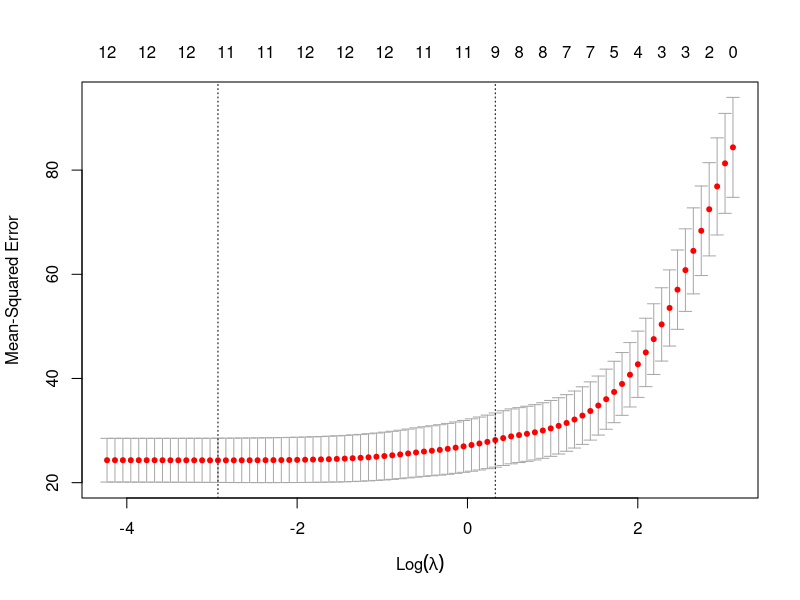
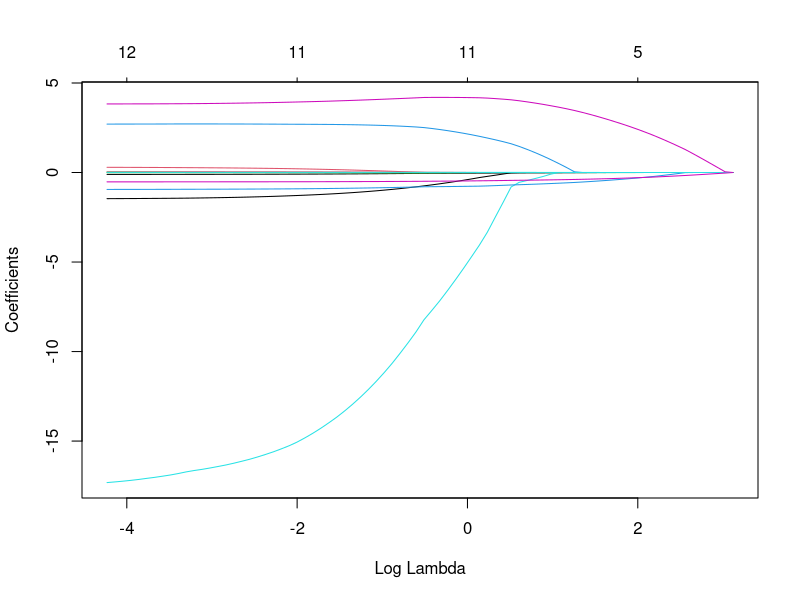

These figures' R source, in order:
library(caret)  # classification and regression training
library(glmnet) # fits generalized linear and similar models via penalized maximum likelihood.

########################################################
############### Load the data from MASS package #####
data("Boston", package = "MASS")
head(Boston)
#####################################################
####### Define the predictors and response ########
# Predictor variables
x <- model.matrix(medv~., data= Boston)[,-1]
# Outcome variable
y <- Boston$medv

######################### fit the full model ###
data1 <- Boston[, ]
model1 <- lm(medv~., data=data1)
summary(model1)
#####################################################
################  Fitting the ELastic net model ######
# When alpha=0, Ridge Model is fit and 
# if alpha=1, a lasso model is fit.
# if alpha = (0, 1), a ELastic Net is fit
# Find the best lambda using cross-validation
set.seed(123)  # reproducibility
crossvalid <- cv.glmnet(x, y, alpha = 0.3) #cross-validation based on alpha

plot(crossvalid)   # plot cross-validation error
plot(crossvalid$glmnet.fit,"lambda", label=FALSE) # plot the model(lasso/ridge/net) path 


# fit the penalized model with best lambda
blambda = crossvalid$lambda.min #print the lambda that gives minimum error
(clambda = crossvalid$lambda.1se) #print the lambda that gives you the most highly regularized model that is within 1sd of minimum error

# Fit the final Penalized model based on your lambda
lasso.model <- glmnet(x=x, y=y,
                      alpha  = 0.3, 
                      lambda = clambda)

lasso.model$beta  # weights of the fitted model

# Make predictions
predictions <- predict(lasso.model, x)

# Evaluation metrics
data.frame(
  RMSE = RMSE(predictions, y),
  Rsquare = R2(predictions, y)
)





